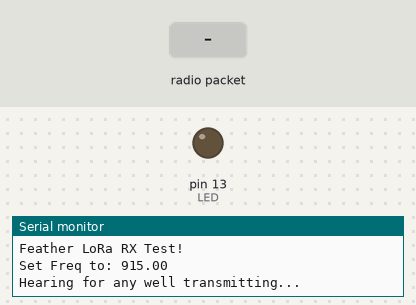
This sketch was run on a simulated Arduino Uno, built with avr-gcc and run on an emulated ATmega328P. Shown: output pins drawn as LEDs (lit = HIGH), the last lines printed to the serial monitor. The inputs (shaded band) are chosen by the test bench. No radio packets arrive unless stated; pins used as bus, display or sensor lines are not drawn.

Above: at 1.3 s.
1.4 s: radio packet "1" arrives
At 2.17 s:
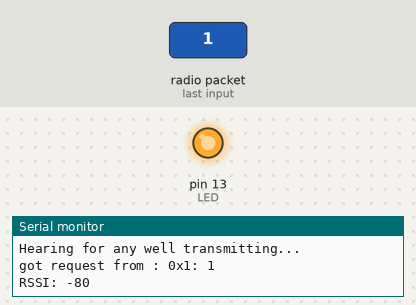
Timing chart, 0 to 4.4 s (numbered marks = the images above; inputs shaded):
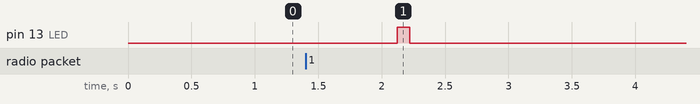

Measured:
- after the input at 1.4 s, pin 13 (LED): LOW → HIGH after 0.72 s, → LOW 0.10 s later

The sketch:

Hub.ino
```cpp
#include <RHReliableDatagram.h>
#include <RH_RF95.h>
#include <SPI.h>

#define CLIENT_ADDRESS 2
#define SERVER_ADDRESS 1

#define RFM95_CS 8
#define RFM95_RST 4
#define RFM95_INT 7

// Frequency
#define RF95_FREQ 915.0


// Blinky on receipt
#define LED 13

// Singleton instance of the radio driver
RH_RF95 driver(RFM95_CS, RFM95_INT);

// Class to manage message delivery and receipt, using the driver declared above
RHReliableDatagram manager(driver, SERVER_ADDRESS);


void setup()
{
  pinMode(LED, OUTPUT);
  pinMode(RFM95_RST, OUTPUT);
  digitalWrite(RFM95_RST, HIGH);

  Serial.begin(115200);
  //while (!Serial) {
  //  delay(1);
  //}
  delay(100);

  Serial.println("Feather LoRa RX Test!");

  // manual reset
  digitalWrite(RFM95_RST, LOW);
  delay(10);
  digitalWrite(RFM95_RST, HIGH);
  delay(10);

  if (!manager.init())
    Serial.println("init failed");

  if (!driver.setFrequency(RF95_FREQ)) {
    Serial.println("setFrequency failed");
    while (1);
  }
  Serial.print("Set Freq to: "); Serial.println(RF95_FREQ);

  // Defaults after init are 434.0MHz, 13dBm, Bw = 125 kHz, Cr = 4/5, Sf = 128chips/symbol, CRC on

  // The default transmitter power is 13dBm, using PA_BOOST.
  // If you are using RFM95/96/97/98 modules which uses the PA_BOOST transmitter pin, then
  // you can set transmitter powers from 5 to 23 dBm:
  driver.setTxPower(5, false);

  // You can optionally require this module to wait until Channel Activity
  // Detection shows no activity on the channel before transmitting by setting
  // the CAD timeout to non-zero:
//  driver.setCADTimeout(10000);

  driver.setModemConfig(2);  /// Bw31_25Cr48Sf512 < Bw = 31.25 kHz, Cr = 4/8, Sf = 512chips/symbol, CRC on. Slow+long range

}

char radiopacket[RH_RF95_MAX_MESSAGE_LEN] =   "";   //packet that will be transmitted

char data[RH_RF95_MAX_MESSAGE_LEN] = "1000";
// Dont put this on the stack:
uint8_t buf[RH_RF95_MAX_MESSAGE_LEN];

void loop()
{

  String bufferOut = "";
  delay(1000); // Wait 1 second between transmits, could also 'sleep' here!
  Serial.println("Hearing for any well transmitting..."); // Send a message to rf95_server

  if (manager.available())
  {

    uint8_t len = sizeof(buf);
    uint8_t from;
    if (manager.recvfromAck(buf, &len, &from))
    {
      digitalWrite(LED, HIGH);
      Serial.print("got request from : 0x");
      Serial.print(from, HEX);
      Serial.print(": ");
      Serial.println((char*)buf);
      Serial.print("RSSI: ");
      Serial.println(driver.lastRssi(), DEC);

      bufferOut += "1000 ";
      bufferOut += driver.lastRssi();

      bufferOut.toCharArray(radiopacket, RH_RF95_MAX_MESSAGE_LEN);

      // Send a reply back to the originator client
      if (!manager.sendtoWait(radiopacket, sizeof(radiopacket), from))
        Serial.println("send reply failed");
      digitalWrite(LED, LOW);
    }
  }
}
```
